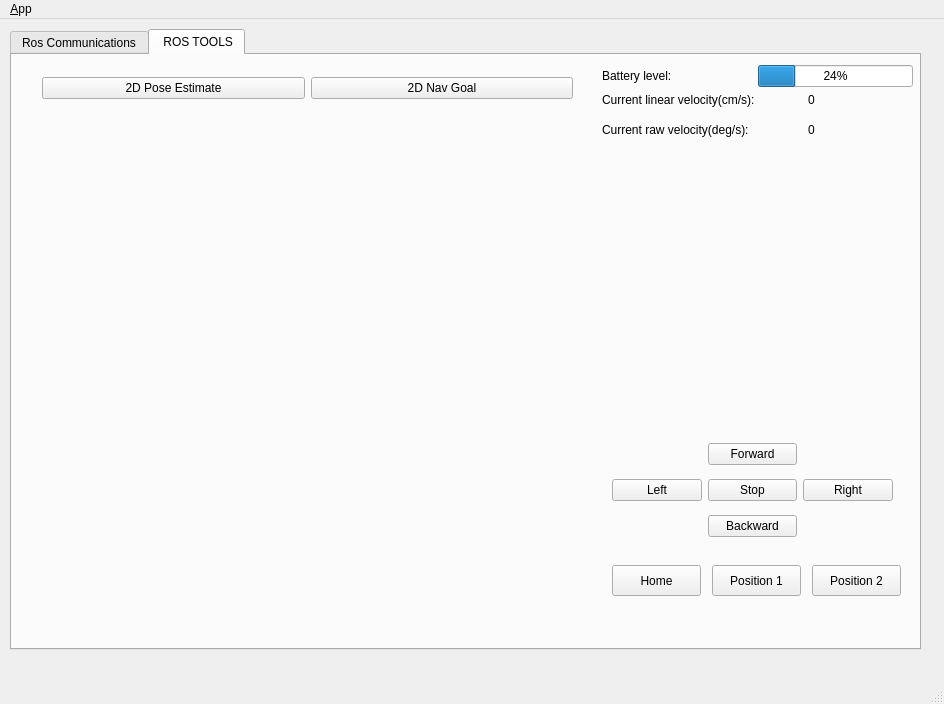
<?xml version="1.0" encoding="UTF-8"?>
<ui version="4.0">
 <class>MainWindowDesign</class>
 <widget class="QMainWindow" name="MainWindowDesign">
  <property name="geometry">
   <rect>
    <x>0</x>
    <y>0</y>
    <width>944</width>
    <height>704</height>
   </rect>
  </property>
  <property name="windowTitle">
   <string>Robot Interaction App</string>
  </property>
  <property name="windowIcon">
   <iconset resource="../resources/images.qrc">
    <normaloff>:/images/icon.png</normaloff>:/images/icon.png</iconset>
  </property>
  <property name="locale">
   <locale language="English" country="Australia"/>
  </property>
  <widget class="QWidget" name="centralwidget">
   <widget class="QTabWidget" name="tab_manager">
    <property name="geometry">
     <rect>
      <x>10</x>
      <y>10</y>
      <width>911</width>
      <height>621</height>
     </rect>
    </property>
    <property name="minimumSize">
     <size>
      <width>100</width>
      <height>0</height>
     </size>
    </property>
    <property name="locale">
     <locale language="English" country="Australia"/>
    </property>
    <property name="currentIndex">
     <number>1</number>
    </property>
    <widget class="QWidget" name="tab_status">
     <attribute name="title">
      <string>Ros Communications</string>
     </attribute>
     <layout class="QVBoxLayout" name="verticalLayout_2">
      <item>
       <widget class="QGroupBox" name="groupBox_12">
        <property name="sizePolicy">
         <sizepolicy hsizetype="MinimumExpanding" vsizetype="Preferred">
          <horstretch>0</horstretch>
          <verstretch>0</verstretch>
         </sizepolicy>
        </property>
        <property name="title">
         <string>Logging</string>
        </property>
        <layout class="QVBoxLayout" name="verticalLayout_4">
         <item>
          <layout class="QVBoxLayout" name="verticalLayout">
           <item>
            <widget class="QListView" name="view_logging"/>
           </item>
           <item>
            <widget class="QGroupBox" name="groupBox">
             <property name="title">
              <string>Ros Master</string>
             </property>
             <layout class="QGridLayout" name="gridLayout">
              <item row="0" column="0">
               <widget class="QLabel" name="label">
                <property name="frameShape">
                 <enum>QFrame::StyledPanel</enum>
                </property>
                <property name="frameShadow">
                 <enum>QFrame::Raised</enum>
                </property>
                <property name="text">
                 <string>Ros Master Url</string>
                </property>
               </widget>
              </item>
              <item row="1" column="0" colspan="2">
               <widget class="QLineEdit" name="line_edit_master">
                <property name="text">
                 <string>http://192.168.1.2:11311/</string>
                </property>
               </widget>
              </item>
              <item row="2" column="0">
               <widget class="QLabel" name="label_2">
                <property name="frameShape">
                 <enum>QFrame::StyledPanel</enum>
                </property>
                <property name="frameShadow">
                 <enum>QFrame::Raised</enum>
                </property>
                <property name="text">
                 <string>Ros IP</string>
                </property>
               </widget>
              </item>
              <item row="3" column="0" colspan="2">
               <widget class="QLineEdit" name="line_edit_host">
                <property name="text">
                 <string>192.168.1.67</string>
                </property>
               </widget>
              </item>
              <item row="4" column="0">
               <widget class="QLabel" name="label_3">
                <property name="frameShape">
                 <enum>QFrame::StyledPanel</enum>
                </property>
                <property name="frameShadow">
                 <enum>QFrame::Raised</enum>
                </property>
                <property name="text">
                 <string>Ros Hostname</string>
                </property>
               </widget>
              </item>
              <item row="5" column="0" colspan="2">
               <widget class="QLineEdit" name="line_edit_topic">
                <property name="enabled">
                 <bool>false</bool>
                </property>
                <property name="text">
                 <string>unused</string>
                </property>
               </widget>
              </item>
              <item row="6" column="0" colspan="2">
               <widget class="QCheckBox" name="checkbox_use_environment">
                <property name="layoutDirection">
                 <enum>Qt::RightToLeft</enum>
                </property>
                <property name="text">
                 <string>Use environment variables</string>
                </property>
               </widget>
              </item>
              <item row="7" column="0" colspan="2">
               <widget class="QCheckBox" name="checkbox_remember_settings">
                <property name="layoutDirection">
                 <enum>Qt::RightToLeft</enum>
                </property>
                <property name="text">
                 <string>Remember settings on startup</string>
                </property>
               </widget>
              </item>
              <item row="8" column="0">
               <spacer name="horizontalSpacer">
                <property name="orientation">
                 <enum>Qt::Horizontal</enum>
                </property>
                <property name="sizeHint" stdset="0">
                 <size>
                  <width>170</width>
                  <height>21</height>
                 </size>
                </property>
               </spacer>
              </item>
              <item row="8" column="1">
               <widget class="QPushButton" name="button_connect">
                <property name="enabled">
                 <bool>true</bool>
                </property>
                <property name="sizePolicy">
                 <sizepolicy hsizetype="MinimumExpanding" vsizetype="Fixed">
                  <horstretch>0</horstretch>
                  <verstretch>0</verstretch>
                 </sizepolicy>
                </property>
                <property name="toolTip">
                 <string>Set the target to the current joint trajectory state.</string>
                </property>
                <property name="statusTip">
                 <string>Clear all waypoints and set the target to the current joint trajectory state.</string>
                </property>
                <property name="text">
                 <string>Connect</string>
                </property>
               </widget>
              </item>
             </layout>
            </widget>
           </item>
          </layout>
         </item>
         <item>
          <widget class="QPushButton" name="quit_button">
           <property name="sizePolicy">
            <sizepolicy hsizetype="MinimumExpanding" vsizetype="Fixed">
             <horstretch>0</horstretch>
             <verstretch>0</verstretch>
            </sizepolicy>
           </property>
           <property name="text">
            <string>Quit</string>
           </property>
          </widget>
         </item>
        </layout>
       </widget>
      </item>
     </layout>
    </widget>
    <widget class="QWidget" name="tab">
     <attribute name="title">
      <string> ROS TOOLS</string>
     </attribute>
     <widget class="QWidget" name="verticalLayoutWidget">
      <property name="geometry">
       <rect>
        <x>30</x>
        <y>50</y>
        <width>531</width>
        <height>481</height>
       </rect>
      </property>
      <layout class="QVBoxLayout" name="rviz_layout"/>
     </widget>
     <widget class="QWidget" name="vel_board_widget" native="true">
      <property name="geometry">
       <rect>
        <x>600</x>
        <y>110</y>
        <width>271</width>
        <height>251</height>
       </rect>
      </property>
     </widget>
     <widget class="QPushButton" name="home_btn">
      <property name="geometry">
       <rect>
        <x>600</x>
        <y>510</y>
        <width>89</width>
        <height>31</height>
       </rect>
      </property>
      <property name="text">
       <string>Home</string>
      </property>
     </widget>
     <widget class="QPushButton" name="pos1_btn">
      <property name="geometry">
       <rect>
        <x>700</x>
        <y>510</y>
        <width>89</width>
        <height>31</height>
       </rect>
      </property>
      <property name="text">
       <string>Position 1</string>
      </property>
     </widget>
     <widget class="QPushButton" name="pos2_btn">
      <property name="geometry">
       <rect>
        <x>800</x>
        <y>510</y>
        <width>89</width>
        <height>31</height>
       </rect>
      </property>
      <property name="text">
       <string>Position 2</string>
      </property>
     </widget>
     <widget class="QWidget" name="">
      <property name="geometry">
       <rect>
        <x>30</x>
        <y>20</y>
        <width>531</width>
        <height>27</height>
       </rect>
      </property>
      <layout class="QHBoxLayout" name="horizontalLayout">
       <item>
        <widget class="QPushButton" name="pose_estimate_btn">
         <property name="text">
          <string>2D Pose Estimate</string>
         </property>
        </widget>
       </item>
       <item>
        <widget class="QPushButton" name="nav_goal_btn">
         <property name="text">
          <string>2D Nav Goal</string>
         </property>
        </widget>
       </item>
      </layout>
     </widget>
     <widget class="QWidget" name="">
      <property name="geometry">
       <rect>
        <x>590</x>
        <y>10</y>
        <width>311</width>
        <height>81</height>
       </rect>
      </property>
      <layout class="QVBoxLayout" name="verticalLayout_5">
       <item>
        <layout class="QVBoxLayout" name="verticalLayout_3">
         <item>
          <layout class="QHBoxLayout" name="horizontalLayout_2">
           <item>
            <widget class="QLabel" name="battery_label">
             <property name="minimumSize">
              <size>
               <width>150</width>
               <height>10</height>
              </size>
             </property>
             <property name="text">
              <string>Battery level:</string>
             </property>
            </widget>
           </item>
           <item>
            <widget class="QProgressBar" name="progressBar_battery">
             <property name="value">
              <number>24</number>
             </property>
            </widget>
           </item>
          </layout>
         </item>
         <item>
          <layout class="QHBoxLayout" name="horizontalLayout_3">
           <item>
            <widget class="QLabel" name="linear_velocity_label">
             <property name="minimumSize">
              <size>
               <width>200</width>
               <height>0</height>
              </size>
             </property>
             <property name="maximumSize">
              <size>
               <width>200</width>
               <height>16777215</height>
              </size>
             </property>
             <property name="text">
              <string>Current linear velocity(cm/s):</string>
             </property>
            </widget>
           </item>
           <item>
            <widget class="QLabel" name="linear_velocity_value">
             <property name="text">
              <string>0</string>
             </property>
            </widget>
           </item>
          </layout>
         </item>
        </layout>
       </item>
       <item>
        <layout class="QHBoxLayout" name="horizontalLayout_4">
         <item>
          <widget class="QLabel" name="raw_velocity_label">
           <property name="minimumSize">
            <size>
             <width>200</width>
             <height>0</height>
            </size>
           </property>
           <property name="maximumSize">
            <size>
             <width>200</width>
             <height>16777215</height>
            </size>
           </property>
           <property name="text">
            <string>Current raw velocity(deg/s):</string>
           </property>
          </widget>
         </item>
         <item>
          <widget class="QLabel" name="raw_velocity_value">
           <property name="text">
            <string>0</string>
           </property>
          </widget>
         </item>
        </layout>
       </item>
      </layout>
     </widget>
     <widget class="QWidget" name="">
      <property name="geometry">
       <rect>
        <x>600</x>
        <y>380</y>
        <width>281</width>
        <height>111</height>
       </rect>
      </property>
      <layout class="QGridLayout" name="gridLayout_2">
       <item row="0" column="1">
        <widget class="QPushButton" name="forward_btn">
         <property name="text">
          <string>Forward</string>
         </property>
         <property name="shortcut">
          <string>Up</string>
         </property>
        </widget>
       </item>
       <item row="1" column="0">
        <widget class="QPushButton" name="left_btn">
         <property name="text">
          <string>Left</string>
         </property>
         <property name="shortcut">
          <string>Left</string>
         </property>
        </widget>
       </item>
       <item row="1" column="1">
        <widget class="QPushButton" name="stop_btn">
         <property name="text">
          <string>Stop</string>
         </property>
         <property name="shortcut">
          <string>Space</string>
         </property>
        </widget>
       </item>
       <item row="1" column="2">
        <widget class="QPushButton" name="right_btn">
         <property name="text">
          <string>Right</string>
         </property>
         <property name="shortcut">
          <string>Right</string>
         </property>
        </widget>
       </item>
       <item row="2" column="1">
        <widget class="QPushButton" name="back_btn">
         <property name="text">
          <string>Backward</string>
         </property>
         <property name="shortcut">
          <string>Down</string>
         </property>
        </widget>
       </item>
      </layout>
     </widget>
    </widget>
   </widget>
  </widget>
  <widget class="QMenuBar" name="menubar">
   <property name="geometry">
    <rect>
     <x>0</x>
     <y>0</y>
     <width>944</width>
     <height>28</height>
    </rect>
   </property>
   <widget class="QMenu" name="menu_File">
    <property name="title">
     <string>&amp;App</string>
    </property>
    <addaction name="action_Preferences"/>
    <addaction name="separator"/>
    <addaction name="actionAbout"/>
    <addaction name="actionAbout_Qt"/>
    <addaction name="separator"/>
    <addaction name="action_Quit"/>
   </widget>
   <addaction name="menu_File"/>
  </widget>
  <widget class="QStatusBar" name="statusbar"/>
  <action name="action_Quit">
   <property name="text">
    <string>&amp;Quit</string>
   </property>
   <property name="shortcut">
    <string>Ctrl+Q</string>
   </property>
   <property name="shortcutContext">
    <enum>Qt::ApplicationShortcut</enum>
   </property>
  </action>
  <action name="action_Preferences">
   <property name="text">
    <string>&amp;Preferences</string>
   </property>
  </action>
  <action name="actionAbout">
   <property name="text">
    <string>&amp;About</string>
   </property>
  </action>
  <action name="actionAbout_Qt">
   <property name="text">
    <string>About &amp;Qt</string>
   </property>
  </action>
 </widget>
 <resources>
  <include location="../resources/images.qrc"/>
 </resources>
 <connections>
  <connection>
   <sender>action_Quit</sender>
   <signal>triggered()</signal>
   <receiver>MainWindowDesign</receiver>
   <slot>close()</slot>
   <hints>
    <hint type="sourcelabel">
     <x>-1</x>
     <y>-1</y>
    </hint>
    <hint type="destinationlabel">
     <x>399</x>
     <y>299</y>
    </hint>
   </hints>
  </connection>
  <connection>
   <sender>quit_button</sender>
   <signal>clicked()</signal>
   <receiver>MainWindowDesign</receiver>
   <slot>close()</slot>
   <hints>
    <hint type="sourcelabel">
     <x>859</x>
     <y>552</y>
    </hint>
    <hint type="destinationlabel">
     <x>469</x>
     <y>299</y>
    </hint>
   </hints>
  </connection>
 </connections>
</ui>
